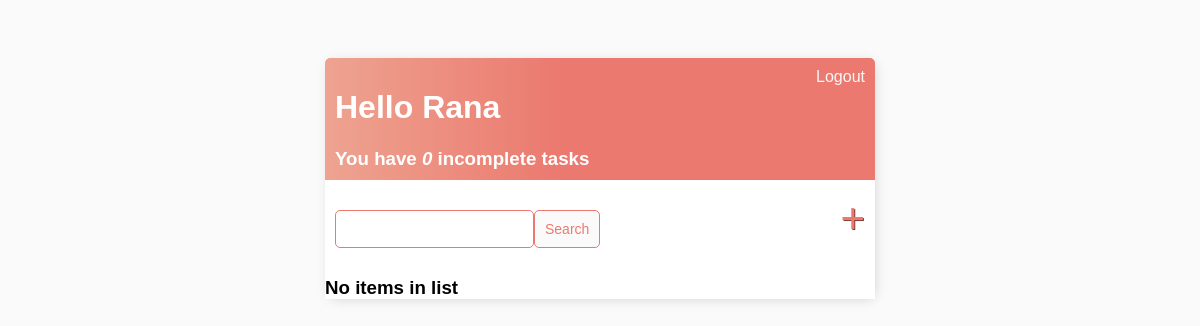
/ (signed in), run on an earlier commit of the app's database.
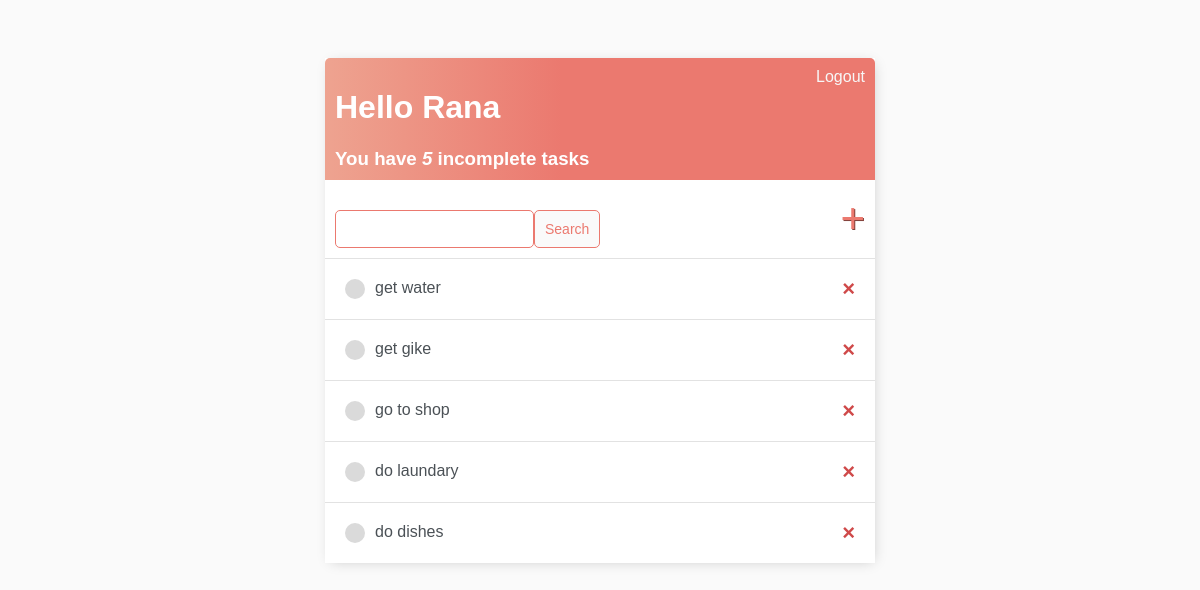
And on a later commit of the database.
### base/models.py (models this page shows)
class Task(models.Model):
    user = models.ForeignKey(User, on_delete=models.CASCADE, null=True, blank=True)
    title = models.CharField(max_length=200)
    description = models.TextField(null=True, blank=True)
    complete = models.BooleanField(default=False)
    created = models.DateTimeField(auto_now_add=True)
    def __str__(self):
        return self.title
    class Meta:
        ordering = ['complete']

### base/views.py (the view)
# urls.py: path('', TaskList.as_view(), name='tasks'),
class TaskList(LoginRequiredMixin, ListView):
    model = Task
    context_object_name = 'tasks'
    def get_context_data(self, **kwargs):
        context = super().get_context_data(**kwargs)
        context['tasks'] = context['tasks'].filter(user=self.request.user)
        context['count'] = context['tasks'].filter(complete=False).count()
        search_input = self.request.GET.get('search-area') or ''
        if search_input:
            context['tasks'] = context['tasks'].filter(title__startswith=search_input)
        context['search_input'] = search_input
        return context

### base/templates/base/task_list.html
{% extends 'base/main.html' %}
{% block content %}
    <div class="header-bar">
        <div>
            <h1>Hello {{ request.user|title }}</h1>
            <h3 style="margin:0">You have <i>{{ count }}</i> incomplete task{{ count|pluralize:"s" }}</h3>
        </div>
        {% if request.user.is_authenticated %}
            <a href="{% url 'logout' %}">Logout</a>
        {% else %}
            <a href="{% url 'login' %}">Login</a>
        {% endif %}
    </div>
    <div id="search-add-wrapper">
        <form method="GET" style="margin-top: 20px; display: flex;">
            <input type="text" name="search-area" value="{{ search_input }}" />
            <input class="button" type="submit" value="Search" />
        </form>
            <a id="add-link" href="{% url 'task-create' %}">&#x2b;</a>
    </div>
    <div class="task-item-wrapper">
        {% for task in tasks %}
            <div class="task-wrapper">
                {% if task.complete %}
                    <div class="task-title">
                        <div class="task-complete-icon"></div>
                        <i>
                            <s>
                                <a href="{% url 'task-update' task.id %}">{{ task }}</a>
                            </s>
                        </i>
                    </div>
                    <a class="delete-link" href="{% url 'task-delete' task.id %}">&#215;</a>
                {% else %}
                    <div class="task-title">
                        <div class="task-incomplete-icon"></div>
                        <a href="{% url 'task-update' task.id %}">{{ task }}</a>
                    </div>
                    <a class="delete-link" href="{% url 'task-delete' task.id %}">&#215;</a>
                {% endif %}
            </div>
        {% empty %}
            <h3>No items in list</h3>
        {% endfor %}
    </div>
{% endblock content %}

### base/templates/base/main.html (shortened to what this page needs)
<!DOCTYPE html>
<html lang="en">
    <head>
    </head>
    <body>
        <div class="container">
            {% block content %}   {% endblock content %}
        </div>
    </body>
</html>

### base/templates/base/main.html (style rules this page uses)
body { background-color: #FAFAFA; font-family: 'Nunito', sans-serif; padding-top: 50px; }
h1, h2, h3, h4, h5, h6 { font-family: 'Raleway', sans-serif; }
a, p { color: #4b5156; }
.container { max-width: 550px; margin: auto; background-color: #fff; -webkit-box-shadow: 2px 2px 13px -4px rgba(0,0,0, 0.21); box-shadow: 2px 2px 13px -4px rgba(0,0,0, 0.21); }
.header-bar { display: flex; justify-content: space-between; color: #fff; padding: 10px; border-radius: 5px 5px 0 0; background: linear-gradient(90deg, #EEA390, #EB796F 43%, #EB796F 100%); }
.header-bar a { color: rgb(247, 247, 247); text-decoration: none; }
.task-wrapper { display: flex; align-items: center; justify-content: space-between; padding: 20px; background-color: #fff; border-top: 1px solid rgb(226,226,226); }
.task-title { display: flex; }
.task-title a { text-decoration: none; color: #4b5156; margin-left: 10px; }
.task-incomplete-icon { height: 20px; width: 20px; background-color: rgb(218, 218, 218); border-radius: 50%; }
.delete-link { text-decoration: none; font-weight: 900; color: #cf4949; font-size: 22px; line-height: 0; }
#search-add-wrapper { display: flex; justify-content: space-between; align-items: center; padding: 10px; }
#add-link { color: #EB796F; text-decoration: none; font-size: 42px; text-shadow: 1px 1px #81413b; }
input[type=text], input[type=password], textarea { border: 1px solid #eb796f; border-radius: 5px; padding: 10px; width: 90%; }
.button { border: 1px solid #eb796f; background-color: #fafafa; color: #eb796f; padding: 10px; font-size: 14px; border-radius: 5px; cursor: pointer; text-decoration: none; }

What changed in the data, as far as the page shows it:
added Task: title "get water"
added Task: title "get gike"
added Task: title "go to shop"
added Task: title "do laundary"
added Task: title "do dishes"
Also different on the page:
{{ count }}: "0" → "5"
text no longer shown: "No items in list"
